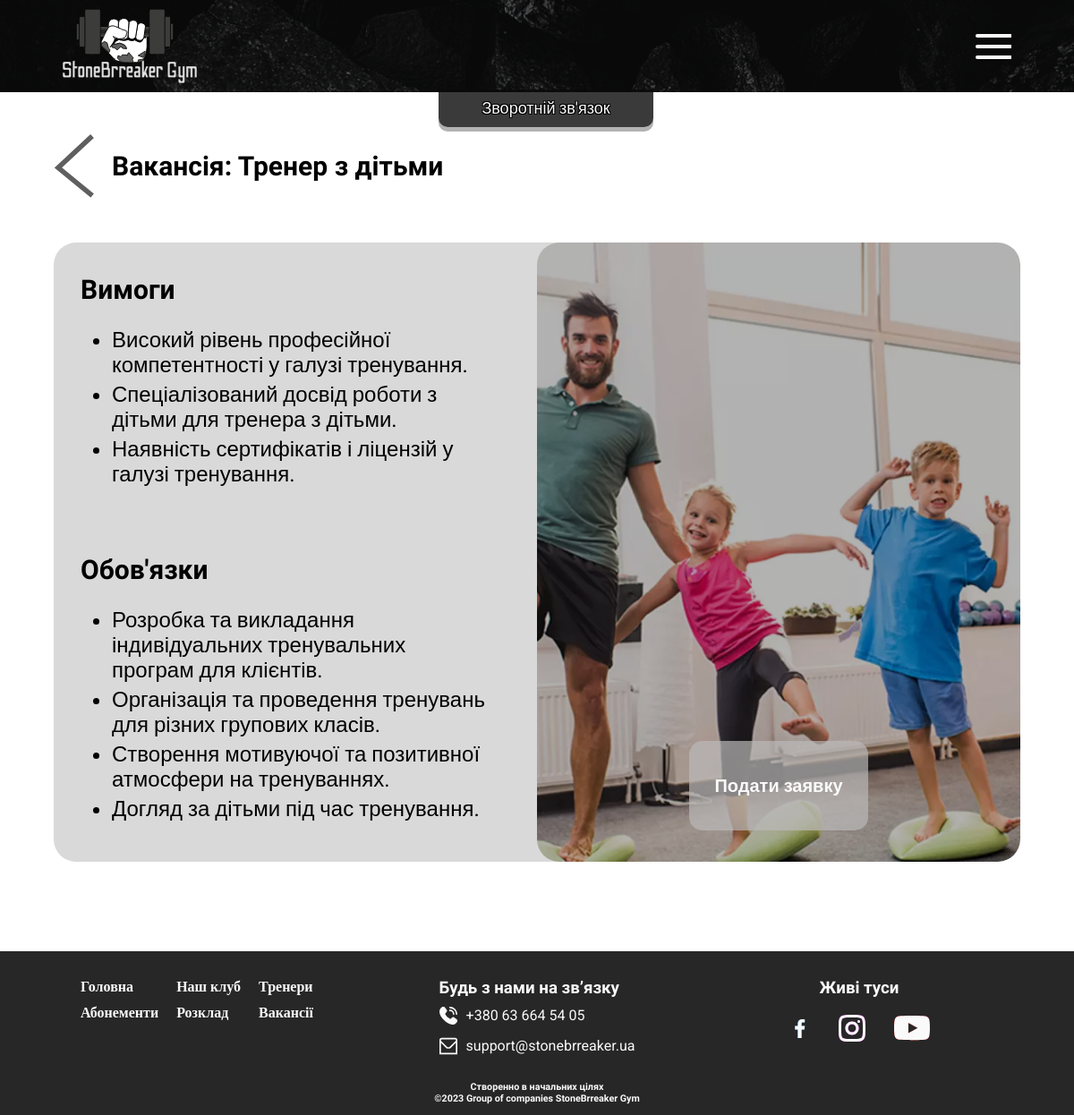
Page /vacancies-act.php?id=2 on the committed database.
### tables this page shows
CREATE TABLE `vacancies` (
  `id` smallint NOT NULL,
  `id_vac_home` smallint DEFAULT NULL,
  `name_vacancies` varchar(50) DEFAULT NULL,
  `fons` varchar(50) DEFAULT NULL,
  `requirements` text,
  `duties` text
);

### vacancies-act.php (the view, shortened to what this page needs)
<!DOCTYPE html>
<html lang="ukr">
<head>
   <link rel="stylesheet" type="text/css" href="css/style_vacancies-act.css">
   <link rel="stylesheet" type="text/css" href="css/zero.css">
   <link rel="stylesheet" type="text/css" href="css/style_feedback.css">
</head>
<?
$connect_bd = mysqli_connect("localhost", "root", "", "StoneBreaker");
$vacancies_id = null;
if (isset($_GET['id'])) {
   $vacancies_id = $_GET['id'];
   $v = mysqli_query($connect_bd, "SELECT * FROM `vacancies` WHERE `id`='$vacancies_id';");
   $resV = mysqli_fetch_assoc($v);
}
?>
<body>
   <div class="wrapper">
      <header class="navigator">
         <div class="conteiner">
            <div class="navigator__row">
               <a href="index.php"><img src="img/logo_1.svg" alt="" class="navigator__logo">
               </a>
               <div class="navigator__connect">
                  <a href="#" class="navigator__con feedbackOpen">Зворотній зв'язок</a>
               </div>
               <div class="navigator__burger">
                  <span></span>
               </div>
            </div>
         </div>
      </header>
      <main class="content">
         <div class="conteiner">
            <div class="vacancies__flex">
               <?
               if (isset($resV)) {
               ?>
                  <h2 class="vacancies__title title"> <a href="vacancies.php"><img src="img/icon/Exit.svg" alt="Назад до вакансій"></a>
                     Вакансія: <? echo  $resV['name_vacancies'];  ?>
                  </h2>
                  <div class="vacancies__block">
                     <div class="vacancies__cart">
                        <div class="vacancies__cart-image" style="background:linear-gradient(rgba(0, 0, 0, 0.3), rgba(0, 0, 0, 0.3)), url(img/vacancies/<? echo  $resV['fons']; ?>) center no-repeat; background-size: cover;">
                           <div class="vacancies__cart-btn">
                              <a href="#" class="vacancies__cart-btn-text">Подати заявку</a>
                           </div>
                        </div>
                        <div class="vacancies__cart-block-el">
                           <div class="vacancies__cart-description act-block">
                              <div class="vacancies__cart-requirements">
                                 <h3>Вимоги</h3>
                                 <?
                                 if (!empty($resV['requirements'])) {
                                    $listR = $resV['requirements'];
                                    $vacans = explode("\n", $listR);
                                    echo "<ul>";
                                    foreach ($vacans as $vacan) {
                                       echo "<li>{$vacan}</li>";
                                    }
                                    echo "</ul>";
                                 } else {
                                    echo "<h2>Список пустий</h2> ";
                                 }
                                 ?>
                              </div>
                              <div class="vacancies__cart-duties">
                                 <h3>Обов'язки</h3>
                                 <?
                                 if (!empty($resV['duties'])) {
                                    $listD = $resV['duties'];
                                    $vacans = explode("\n", $listD);
                                    echo "<ul>";
                                    foreach ($vacans as $vacan) {
                                       echo "<li>{$vacan}</li>";
                                    }
                                    echo "</ul>";
                                 } else {
                                    echo "<h2>Список пустий</h2> ";
                                 }
                                 ?>
                              </div>
                           </div>
                           <form action="vacancies-act.php?id=<?php echo $vacancies_id; ?>" method="post" class="vacancies__cart-form" onsubmit="return actForm()">
                              <div class="vacancies__cart-name form-element">Прізвище ім’я:<input type=text name="name" placeholder="Прізвище ім’я" required pattern="^([А-Яа-яЁёІіЇїЄєҐґA-Za-z'`]+ [А-Яа-яЁёІіЇїЄєҐґA-Za-z'`]+)$"></div>
                              <div class="vacancies__cart-tel form-element">Телефон:<input type="tel" name="tel" placeholder="+380(00)-000-00-00" required pattern="^\+380[0-9]{9}$"></div>
                              <div class="vacancies__cart-email form-element">Пошта:<input type="email" name="email" placeholder="name@gmail.com" required pattern="[a-zA-Z0-9._%+-]+@[a-zA-Z0-9.-]+\.[a-zA-Z]{2,}$"></div>
                              <div class="vacancies__cart-notice form-element">Про себе:<textarea id="message" name="message" rows="2.5" cols="50"></textarea>
                              </div>
                              <button type=submit name="submit" class="vacancies__cart-send form-element">Надіслати</button>
                           </form>
                        </div>
                     </div>
                  </div>
               <? } else { ?>
                  <h1 class="title" style="text-align: center;"><a href="vacancies.php"><img src="img/icon/Exit.svg" alt="Назад до вакансій"></a>Вакансія відсутня</h1>
               <? } ?>
            </div>
         </div>
      </main>
      <footer class="footer">
         <div class="conteiner">
            <div class="footer__row">
               <div class="footer__body">
                  <div class="footer__menu menu">
                     <ul class="footer__punct-menu">
                        <li class="navigator__grid-1 navigator__grid"><a href="index.php">Головна</a></li>
                        <li class="navigator__grid-2 navigator__grid"><a href="our-club.php">Наш клуб</a></li>
                        <li class="navigator__grid-3 navigator__grid"><a href="subscription.php">Абонементи</a></li>
                        <li class="navigator__grid-4 navigator__grid"><a href="timetable.php">Розклад</a></li>
                        <li class="navigator__grid-5 navigator__grid"><a href="vacancies.php">Вакансії</a></li>
                        <li class="navigator__grid-6 navigator__grid"><a href="trainers.php">Тренери</a></li>
                     </ul>
                  </div>
                  <ul class="footer__connection">
                     <h3 class="footer__title">Будь з нами на зв’язку</h3>
                     <div class="footer__num">
                        <li><a href="tel:+380636645405">+380 63 664 54
                              05</a></li>
                     </div>
                     <div class="footer__email">
                        <li><a href="mailto:156student@mksumdu.info" class="footer__email">support@stonebrreaker.ua</a>
                        </li>
                     </div>
                  </ul>
                  <div class="footer__media">
                     <h3 class="footer__title">Живі туси</h3>
                     <div class="footer__icon">
                        <a class="footer__facebook" href="https://www.facebook.com/?locale=uk_UA" target="_blank"><img src="img/icon/icons8-facebook-f.svg" alt="Facebook"></a>
                        <a class="footer__insta" href="https://www.instagram.com/" target="_blank"><img src="img/icon/icons8-instagram.svg" alt="Instagram"></a>
                        <a class="footer__youtube" href="https://www.youtube.com/" target="_blank"><img src="img/icon/Vector.svg" alt="You Tube"></a>
                     </div>
                  </div>
               </div>
               <div class="footer__copirate">
                  <h6 style="text-align: center;">Створенно в начальних цілях <br>©2023 Group of companies StoneBrreaker
                     Gym</h6>
               </div>
            </div>
         </div>
      </footer>
   </div>
</body>
</html>

### css/style_vacancies-act.css (style rules this page uses)
.vacancies__title { display: flex; align-items: center; gap: 20px; }
.vacancies__flex { display: flex; flex-direction: column; height: 100%; width: 100%; margin: 150px 0px 100px 0px; }
.vacancies__block { font-size: 24px; height: 100%; width: 100%; display: flex; flex-wrap: wrap; justify-content: center; gap: 23px; transition: all 0.3s ease-out 0s; }
.vacancies__cart { border-radius: 10px; width: 100%; position: relative; transition: all 0.3s ease-out 0s; background: #D9D9D9; border-radius: 25px; overflow: hidden; }
.vacancies__cart-block-el { display: flex; flex-direction: row; justify-content: space-between; transition: all 0.3s ease-out 0s; }
.vacancies__cart-image { position: absolute; border-radius: 25px; left: 50%; height: 100%; width: 50%; display: flex; justify-content: center; align-items: flex-end; transition: all 0.25s ease-out 0s; }
.vacancies__cart-description { margin: 35px 10px 25px 30px; font-weight: normal; display: flex; flex-direction: column; gap: 55px; width: 50%; }
.vacancies__cart-description ul { margin: 10px 0px 20px 0px; }
.vacancies__cart-description li { list-style:disc; margin: 5px 5px 5px 35px }
.vacancies__cart-description h3 { font-weight: bolder; font-size: 30px; margin: 0px 0px 25px 0px; }
.vacancies__cart-form { width: 50%; display: flex; flex-direction: column; align-items: center; gap: 10px; margin: 35px 30px 25px 10px; box-sizing: border-box; transition: all 0.3s ease-out 0s; font-size: 20px; }
.form-element { display: flex; flex-direction: column; gap: 5px; width: 85%; transition: all 0.3s ease-out 0s; }
.vacancies__cart-send { color: #000000; font-weight: bold; text-align: center; align-items: center; width: 85%; transition: all 0.3s ease-out 0s; }
.vacancies__cart-form button { color: rgb(250, 250, 250); text-align: center; font-family: 'Roboto', sans-serif; background: rgb(192, 192, 192); height: 90px; display: flex; align-items: center; justify-content: center; box-sizing: border-box; border-radius: 20px; font-size: 20px; margin: 25px 0px 0px 0px; transition: all 0.3s ease-out 0s; }
.vacancies__cart-btn { cursor: pointer; background: rgba(187, 186, 186, 0.692); border-radius: 15px; height: 100px; width: 200px; text-align: center; font-size: 20px; font-weight: bold; margin: 35px; box-sizing: border-box; transition: all 0.2s ease-out 0s; }
.vacancies__cart-btn-text { text-decoration: none; color: rgb(250, 250, 250); filter: url(#outlineBlack1); display: flex; align-items: center; justify-content: center; height: 100%; width: 100%; box-sizing: border-box; transition: all 0.2s ease-out 0s; }

### rows in the picture
vacancies: name_vacancies "Тренер з дітьми", fons (picture), requirements "Високий рівень професійної компетентності у галузі тренування.", requirements "Спеціалізований досвід роботи з дітьми для тренера з дітьми.", requirements "Наявність сертифікатів і ліцензій у галузі тренування.", duties "Розробка та викладання індивідуальних тренувальних програм для клієнтів.", duties "Організація та проведення тренувань для різних групових класів.", duties "Створення мотивуючої та позитивної атмосфери на тренуваннях.", duties "Догляд за дітьми під час тренування."
